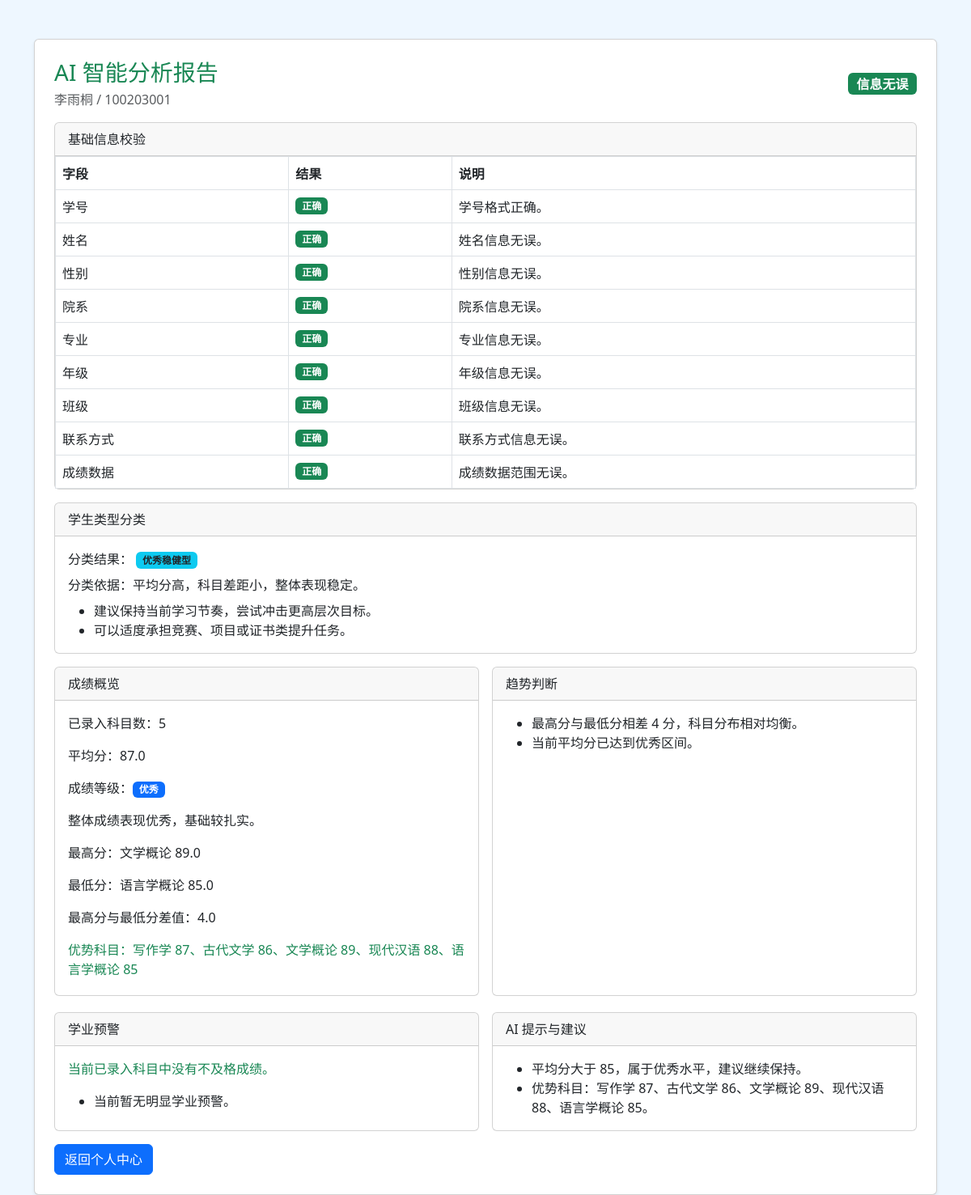
Screenshot of /student/user/ai/ (signed in) with the database file from the repository.
### app/models.py (models this page shows, shortened)
class Student(models.Model):
    GENDER_CHOICES = (
        ('男', '男'),
        ('女', '女'),
    )
    sno = models.CharField(max_length=20, primary_key=True, verbose_name='学号')
    name = models.CharField(max_length=20, verbose_name='姓名')
    gender = models.CharField(max_length=2, choices=GENDER_CHOICES, default='男', verbose_name='性别')
    dept = models.CharField(max_length=50, verbose_name='所属院系')
    major = models.CharField(max_length=50, verbose_name='专业')
    grade = models.CharField(max_length=10, verbose_name='年级')
    clazz = models.CharField(max_length=20, verbose_name='班级')
    phone = models.CharField(max_length=11, blank=True, null=True, verbose_name='联系方式')
    add_time = models.DateTimeField(auto_now_add=True, verbose_name='添加时间')
    class Meta:
        verbose_name = '学生信息'
        verbose_name_plural = '学生信息'
        ordering = ['-add_time']

class StudentScore(models.Model):
    student = models.ForeignKey(Student, on_delete=models.CASCADE, related_name='scores', verbose_name='学生')
    subject = models.CharField(max_length=50, verbose_name='科目')
    score = models.FloatField(verbose_name='成绩')
    add_time = models.DateTimeField(auto_now_add=True, verbose_name='录入时间')
    class Meta:
        verbose_name = '学生成绩'
        verbose_name_plural = '学生成绩'
        ordering = ['subject']
        constraints = [
            models.UniqueConstraint(fields=['student', 'subject'], name='unique_student_subject_score'),
        ]

### app/views.py (the view)
# urls.py: path('student/user/ai/', views.student_ai, name='student_ai'),
@student_login_required
def student_ai(request):
    sno = request.session.get('student_sno')
    student = get_object_or_404(Student.objects.prefetch_related('scores'), sno=sno)
    scores = list(student.scores.all())
    validation_results, score_summary, overall_ok = _build_validation_report(student, scores)
    return render(
        request,
        'student_ai.html',
        {
            'student': student,
            'scores': scores,
            'validation_results': validation_results,
            'score_summary': score_summary,
            'overall_ok': overall_ok,
        },
    )

### app/views.py (called while the page is built)
def student_login_required(func):
    @wraps(func)
    def wrapper(request, *args, **kwargs):
        if not request.session.get('student_sno'):
            messages.error(request, '请先登录学生账号。')
            return redirect('student_login')
        return func(request, *args, **kwargs)
    return wrapper

### templates/student_ai.html (shortened to what this page needs)
﻿<!DOCTYPE html>
<html lang="zh-CN">
<head>
    <link href="https://cdn.jsdelivr.net/npm/bootstrap@5.3.0/dist/css/bootstrap.min.css" rel="stylesheet">
</head>
<body class="container mt-4" style="background-color: #eef7ff;">
    <div class="card shadow-sm">
        <div class="card-body p-4">
            <div class="d-flex justify-content-between align-items-center flex-wrap gap-2 mb-3">
                <div>
                    <h3 class="text-success mb-1">AI 智能分析报告</h3>
                    <div class="text-muted">{{ student.name }} / {{ student.sno }}</div>
                </div>
                {% if overall_ok %}
                    <span class="badge bg-success fs-6">信息无误</span>
                {% else %}
                    <span class="badge bg-danger fs-6">发现异常</span>
                {% endif %}
            </div>
            <div class="card mb-3">
                <div class="card-header">基础信息校验</div>
                <div class="card-body p-0">
                    <table class="table table-bordered align-middle mb-0">
                        <thead>
                            <tr>
                                <th>字段</th>
                                <th>结果</th>
                                <th>说明</th>
                            </tr>
                        </thead>
                        <tbody>
                            {% for item in validation_results %}
                                <tr>
                                    <td>{{ item.field }}</td>
                                    <td>
                                        {% if item.ok %}
                                            <span class="badge bg-success">正确</span>
                                        {% else %}
                                            <span class="badge bg-danger">有误</span>
                                        {% endif %}
                                    </td>
                                    <td>{{ item.message }}</td>
                                </tr>
                            {% endfor %}
                        </tbody>
                    </table>
                </div>
            </div>
            <div class="card mb-3">
                <div class="card-header">学生类型分类</div>
                <div class="card-body">
                    <p class="mb-2">
                        分类结果：
                        <span class="badge bg-info text-dark">{{ score_summary.student_type }}</span>
                    </p>
                    <p class="mb-2">分类依据：{{ score_summary.type_reason }}</p>
                    <ul class="mb-0">
                        {% for advice in score_summary.type_advice %}
                            <li>{{ advice }}</li>
                        {% endfor %}
                    </ul>
                </div>
            </div>
            <div class="row g-3">
                <div class="col-md-6">
                    <div class="card h-100">
                        <div class="card-header">成绩概览</div>
                        <div class="card-body">
                            {% if score_summary.has_scores %}
                                <p>已录入科目数：{{ score_summary.count }}</p>
                                <p>平均分：{{ score_summary.average }}</p>
                                <p>成绩等级：<span class="badge bg-primary">{{ score_summary.average_level }}</span></p>
                                <p>{{ score_summary.performance_tag }}</p>
                                <p>最高分：{{ score_summary.highest.subject }} {{ score_summary.highest.score }}</p>
                                <p>最低分：{{ score_summary.lowest.subject }} {{ score_summary.lowest.score }}</p>
                                <p>最高分与最低分差值：{{ score_summary.score_gap }}</p>
                                {% if score_summary.excellent_subjects %}
                                    <p class="text-success mb-1">优势科目：{{ score_summary.excellent_subjects|join:'、' }}</p>
                                {% endif %}
                            {% else %}
                                <p class="text-muted mb-0">暂无成绩数据，无法进行成绩分析。</p>
                            {% endif %}
                        </div>
                    </div>
                </div>
                <div class="col-md-6">
                    <div class="card h-100">
                        <div class="card-header">趋势判断</div>
                        <div class="card-body">
                            <ul class="mb-0">
                                {% for insight in score_summary.trend_insights %}
                                    <li>{{ insight }}</li>
                                {% endfor %}
                            </ul>
                        </div>
                    </div>
                </div>
            </div>
            <div class="row g-3 mt-1">
                <div class="col-md-6">
                    <div class="card h-100">
                        <div class="card-header">学业预警</div>
                        <div class="card-body">
                            {% if score_summary.fail_subjects %}
                                <p class="text-danger">待提升科目：{{ score_summary.fail_subjects|join:'、' }}</p>
                            {% else %}
                                <p class="text-success">当前已录入科目中没有不及格成绩。</p>
                            {% endif %}
                            <ul class="mb-0">
                                {% for warning in score_summary.warnings %}
                                    <li>{{ warning }}</li>
                                {% endfor %}
                            </ul>
                        </div>
                    </div>
                </div>
                <div class="col-md-6">
                    <div class="card h-100">
                        <div class="card-header">AI 提示与建议</div>
                        <div class="card-body">
                            <ul class="mb-0">
                                {% for suggestion in score_summary.suggestions %}
                                    <li>{{ suggestion }}</li>
                                {% endfor %}
                            </ul>
                        </div>
                    </div>
                </div>
            </div>
            <a href="{% url 'student_center' %}" class="btn btn-primary mt-3">返回个人中心</a>
        </div>
    </div>
</body>
</html>

### rows the page displays
Student: name "李雨桐", sno "100203001"
StudentScore: highest.subject "文学概论", highest.score "89.0"
StudentScore: lowest.subject "语言学概论", lowest.score "85.0"

### other values shown
{{ item.field }} "学号" "姓名" "性别" "院系" "专业" "年级" "班级" "联系方式" "成绩数据"
{{ item.message }} "学号格式正确。" "姓名信息无误。" "性别信息无误。" "院系信息无误。" "专业信息无误。" "年级信息无误。" "班级信息无误。" "联系方式信息无误。" "成绩数据范围无误。"
{{ score_summary.student_type }} "优秀稳健型"
{{ score_summary.type_reason }} "平均分高，科目差距小，整体表现稳定。"
{{ advice }} "建议保持当前学习节奏，尝试冲击更高层次目标。" "可以适度承担竞赛、项目或证书类提升任务。"
{{ score_summary.count }} "5"
{{ score_summary.average }} "87.0"
{{ score_summary.average_level }} "优秀"
{{ score_summary.performance_tag }} "整体成绩表现优秀，基础较扎实。"
{{ score_summary.score_gap }} "4.0"
{{ score_summary.excellent_subjects|join:'、' }} "写作学 87、古代文学 86、文学概论 89、现代汉语 88、语言学概论 85"
{{ insight }} "最高分与最低分相差 4 分，科目分布相对均衡。" "当前平均分已达到优秀区间。"
{{ warning }} "当前暂无明显学业预警。"
{{ suggestion }} "平均分大于 85，属于优秀水平，建议继续保持。" "优势科目：写作学 87、古代文学 86、文学概论 89、现代汉语 88、语言学概论 85。"
